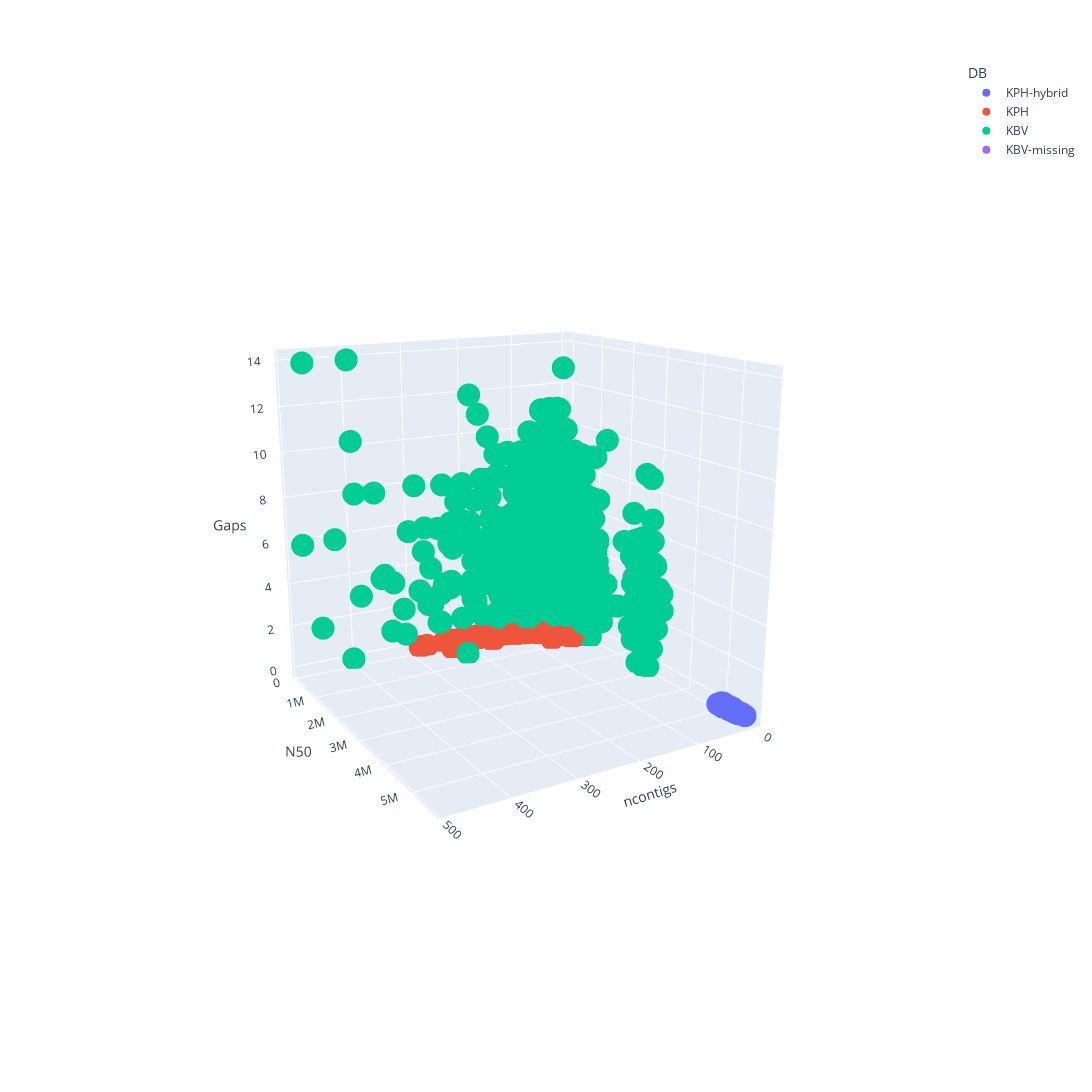

Notebook code for this chart:
### Code cell
fig = px.scatter_3d(df, x='ncontigs', y='N50', z='Gaps', color='DB', width=1400, height=2000)
fig.show()

### Figure 1 — Plotly figure (JSON) as saved in the notebook; plotly's stock layout.template omitted (floating-point values rounded to 4 significant figures; data arrays with more than 128 entries replaced by an {"elided": "..."} marker saying what was removed)
{"data": [{"hovertemplate": "DB=KPH-hybrid<br>ncontigs=%{x}<br>N50=%{y}<br>Gaps=%{z}<extra></extra>", "legendgroup": "KPH-hybrid", "marker": {"color": "#636efa", "symbol": "circle"}, "mode": "markers", "name": "KPH-hybrid", "scene": "scene", "showlegend": true, "type": "scatter3d", "x": [2, 7, 3, 5, 3, 3, 8, 5, 3, 8, 8, 5, 8, 3, 2, 3, 5, 7, 3, 8, 4, 4, 2, 5, 4, 4, 3, 4, 3, 4, 2, 2, 5, 8, 4, 8, 3, 8, 1, 7, 9, 11, 5, 2, 6, 4, 6, 3, 4, 5, 5, 3, 2, 7, 3, 10, 1, 2, 1, 2, 2, 3, 3, 5, 3, 3, 3, 7, 4, 7, 5, 3, 7, 4, 4, 3, 3, 3, 9, 4, 4, 3, 2, 2, 6, 6, 9, 8, 7, 6, 4, 2, 3, 3, 6, 2, 6, 5, 8], "y": [5300439, 5583461, 5260432, 5183290, 5276478, 5575290, 5467529, 5364521, 5151522, 5242098, 5474158, 5230561, 5415482, 5086838, 5332729, 5328386, 5220917, 5333974, 5315064, 5252324, 5267503, 5257511, 5249355, 5230141, 5633878, 5348492, 5183069, 5227693, 5307101, 5318175, 5206451, 5362796, 5222404, 5460747, 5356508, 5509891, 5271210, 5219342, 5310922, 5356173, 5369222, 5228889, 5351009, 5369040, 5228896, 5267448, 5203185, 5344685, 5293781, 5397853, 5242271, 5185430, 5243953, 5297128, 5119445, 5095788, 5354543, 5357061, 5111537, 5156999, 5600802, 5302662, 5367150, 5237440, 5270163, 5696035, 5243469, 5297108, 5362699, 5298228, 5284550, 5516928, 5355089, 5119445, 5119122, 5202431, 5355916, 5337491, 5232790, 5434095, 5276668, 5460439, 5325686, 5181281, 5265046, 5228900, 5225165, 5509884, 5231789, 5494180, 5394140, 5407002, 5376827, 5232513, 5417244, 5295441, 5228900, 5234963, 5511045], "z": [0, 0, 0, 0, 0, 0, 0, 0, 0, 0, 0, 0, 0, 0, 0, 0, 0, 0, 0, 0, 0, 0, 0, 0, 0, 0, 0, 0, 0, 0, 0, 0, 0, 0, 0, 0, 0, 0, 0, 0, 0, 0, 0, 0, 0, 0, 0, 0, 0, 0, 0, 0, 0, 0, 0, 0, 0, 0, 0, 0, 0, 0, 0, 0, 0, 0, 0, 0, 0, 0, 0, 0, 0, 0, 0, 0, 0, 0, 0, 0, 0, 0, 0, 0, 0, 0, 0, 0, 0, 0, 0, 0, 0, 0, 0, 0, 0, 0, 0]}, {"hovertemplate": "DB=KPH<br>ncontigs=%{x}<br>N50=%{y}<br>Gaps=%{z}<extra></extra>", "legendgroup": "KPH", "marker": {"color": "#EF553B", "symbol": "circle"}, "mode": "markers", "name": "KPH", "scene": "scene", "showlegend": true, "type": "scatter3d", "x": {"elided": "292 int values"}, "y": {"elided": "292 int values"}, "z": {"elided": "292 int values"}}, {"hovertemplate": "DB=KBV<br>ncontigs=%{x}<br>N50=%{y}<br>Gaps=%{z}<extra></extra>", "legendgroup": "KBV", "marker": {"color": "#00cc96", "symbol": "circle"}, "mode": "markers", "name": "KBV", "scene": "scene", "showlegend": true, "type": "scatter3d", "x": {"elided": "3483 int values"}, "y": {"elided": "3483 int values"}, "z": {"elided": "3483 int values"}}, {"hovertemplate": "DB=KBV-missing<br>ncontigs=%{x}<br>N50=%{y}<br>Gaps=%{z}<extra></extra>", "legendgroup": "KBV-missing", "marker": {"color": "#ab63fa", "symbol": "circle"}, "mode": "markers", "name": "KBV-missing", "scene": "scene", "showlegend": true, "type": "scatter3d", "x": [18, 17, 19, 19, 20, 16, 20, 16, 17, 21, 17, 15, 17, 16, 18, 16, 16, 18, 18, 17, 14, 17, 16, 16, 19, 18, 17], "y": [700144, 2923252, 598139, 2923448, 699589, 2945398, 699590, 700211, 3271165, 699535, 699617, 2923984, 2923929, 699595, 701703, 2923587, 2923965, 699660, 2920879, 744623, 2923980, 2923805, 2673065, 2923882, 702456, 701558, 700231], "z": [4, 4, 3, 2, 4, 3, 2, 2, 3, 2, 3, 2, 5, 2, 3, 3, 3, 2, 4, 2, 3, 2, 4, 4, 4, 3, 2]}], "layout": {"height": 2000, "legend": {"title": {"text": "DB"}, "tracegroupgap": 0}, "margin": {"t": 60}, "scene": {"aspectmode": "auto", "aspectratio": {"x": 1, "y": 1, "z": 1}, "camera": {"center": {"x": 0, "y": 0, "z": 0}, "eye": {"x": 1.566, "y": 2.689, "z": 0.8821}, "projection": {"type": "perspective"}, "up": {"x": 0, "y": 0, "z": 1}}, "domain": {"x": [0, 1], "y": [0, 1]}, "xaxis": {"title": {"text": "ncontigs"}, "type": "linear"}, "yaxis": {"title": {"text": "N50"}, "type": "linear"}, "zaxis": {"title": {"text": "Gaps"}, "type": "linear"}}, "width": 1400}}
